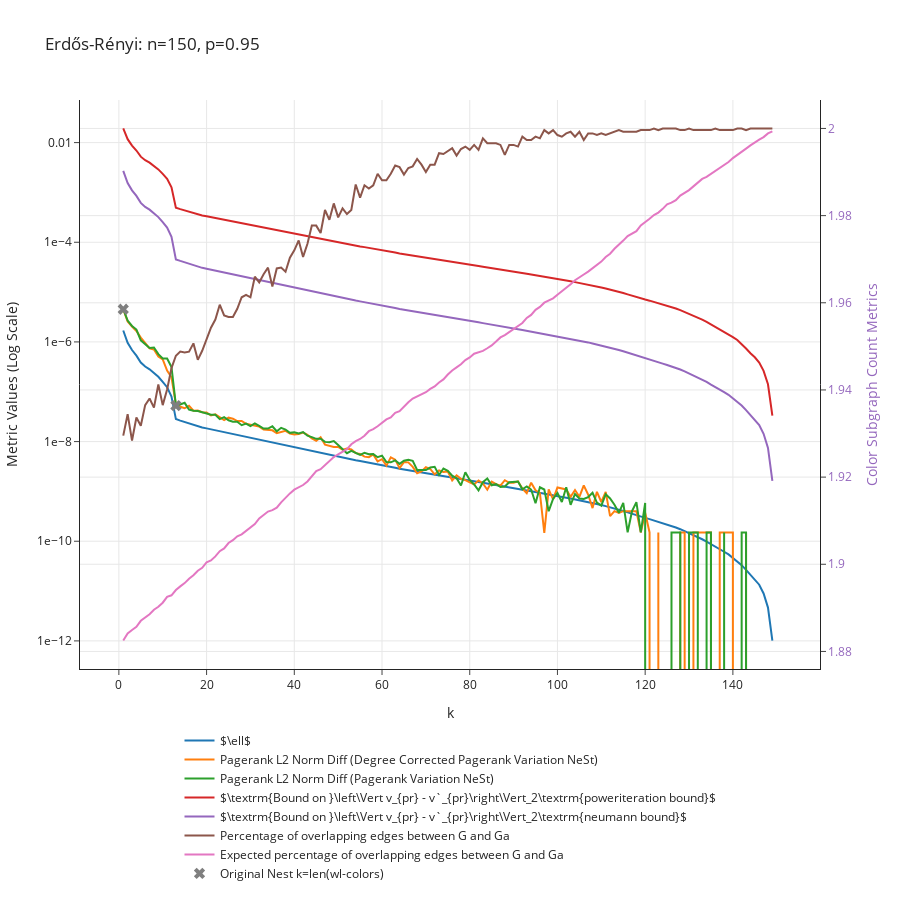

The notebook cell saved with this chart:
### Code cell
p = 0.95
n = 150
G = nx.erdos_renyi_graph(n, p)
data_dict = get_convergence_data_of_nest(G, min_cluster_size = 1, max_k = 150)
plot_convergence_data(data_dict, f"Erdős-Rényi: n={n}, p={p}")

### Figure 1 — Plotly figure (JSON) as saved in the notebook; plotly's stock layout.template omitted (floating-point values rounded to 4 significant figures; data arrays with more than 128 entries replaced by an {"elided": "..."} marker saying what was removed)
{"data": [{"mode": "lines", "name": "$\\ell$", "type": "scatter", "x": {"elided": "149 int values"}, "y": {"elided": "149 float values"}}, {"mode": "lines", "name": "Pagerank L2 Norm Diff (Degree Corrected Pagerank Variation NeSt)", "type": "scatter", "x": {"elided": "149 int values"}, "y": {"elided": "149 float values"}}, {"mode": "lines", "name": "Pagerank L2 Norm Diff (Pagerank Variation NeSt)", "type": "scatter", "x": {"elided": "149 int values"}, "y": {"elided": "149 float values"}}, {"mode": "lines", "name": "$\\textrm{Bound on }\\left\\Vert v_{pr} - v`_{pr}\\right\\Vert_2\\textrm{poweriteration bound}$", "type": "scatter", "x": {"elided": "149 int values"}, "y": {"elided": "149 float values"}}, {"mode": "lines", "name": "$\\textrm{Bound on }\\left\\Vert v_{pr} - v`_{pr}\\right\\Vert_2\\textrm{neumann bound}$", "type": "scatter", "x": {"elided": "149 int values"}, "y": {"elided": "149 float values"}}, {"mode": "lines", "name": "Percentage of overlapping edges between G and Ga", "type": "scatter", "x": {"elided": "149 int values"}, "y": {"elided": "149 float values"}, "yaxis": "y2"}, {"mode": "lines", "name": "Expected percentage of overlapping edges between G and Ga", "type": "scatter", "x": {"elided": "149 int values"}, "y": {"elided": "149 float values"}, "yaxis": "y2"}, {"marker": {"size": 10, "symbol": "x"}, "mode": "markers", "name": "Original Nest k=len(wl-colors)", "type": "scatter", "x": [1, 13, 149, 150], "y": [4.533e-06, 5.273e-08, 0, 0]}], "layout": {"height": 900, "hovermode": "closest", "legend": {"orientation": "h", "x": 0.5, "xanchor": "center", "y": -0.1, "yanchor": "top"}, "title": {"text": "Erdős-Rényi: n=150, p=0.95"}, "xaxis": {"title": {"text": "k"}}, "yaxis": {"exponentformat": "e", "title": {"text": "Metric Values (Log Scale)"}, "type": "log"}, "yaxis2": {"overlaying": "y", "side": "right", "tickfont": {"color": "rgba(148, 103, 189, 1)"}, "title": {"font": {"color": "rgba(148, 103, 189, 1)"}, "text": "Color Subgraph Count Metrics"}, "type": "linear"}}}
